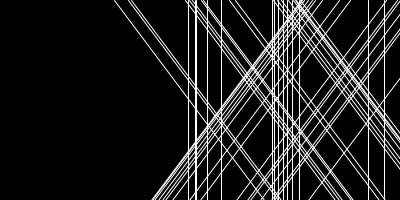
Frame 1 (no input)
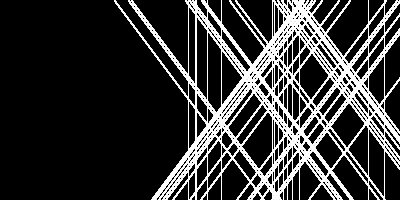
Frame 60 (the mouse pressed at the canvas centre just before this capture)
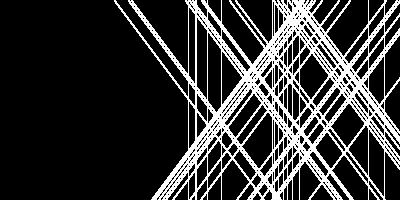
Frame 120 (the mouse held since frame 60 and released just before this capture)

The Processing sketch that drew these frames (run headless with seeded random() and noise(); from frame 60 on, the mouse is pressed at the canvas centre):

// Processing sketch: processing_155375
// ── processing_155375.pde

int linepos[];
Lines k;
void setup() {  //setup function called initially, only once
  size(400, 200);
  background(0);
  stroke(255);
  int linepos[] = chooseLines();
  k = new Lines(linepos);
}

void draw() {
  k.draw();
}

class Lines    {
  int start[];
  int end[] = {};
  Lines(int[] l){
    start = l;
    for(int x = 0; x < start.length; x++)  {
      int r = int(random(0, 3));
      if(r == 0)  {
        end = append(end, start[x]);
      }
      else if(start[x] > 300)  {
        int t = start[x] - 150;
        end = append(end, (start[x] - 150));
      }
      else  {
        end = append(end, (start[x] + 150));
      }
    }
  }
  void draw()  {
    for(int x = 0; x < start.length; x++){
      line(start[x], 0, end[x], height);
    }
  }
}
int[] chooseLines()    {
    int[] chosen = {};
    for(int a = 0; a < 600; a++)    {
        float d = pow(abs((a - 300)), .1);
        float r = random(pow(300, .1));
        if(r > d)    {
            chosen = append(chosen, a);
        }
    }
    return chosen;
}
